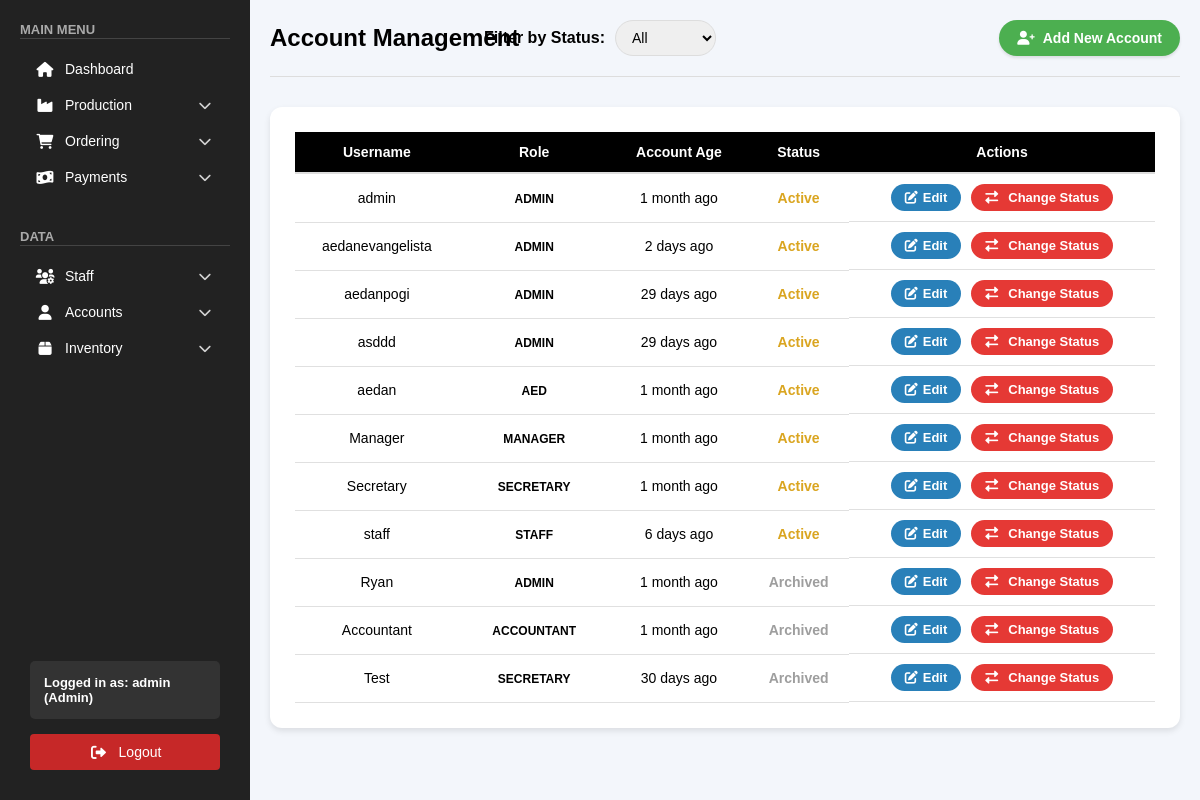
Page /public/pages/accounts.php (signed in) on the committed database.
### tables this page shows
CREATE TABLE `accounts` (
  `id` int(11) NOT NULL,
  `username` varchar(50) NOT NULL,
  `password` varchar(255) NOT NULL,
  `created_at` timestamp NOT NULL DEFAULT current_timestamp(),
  `role` varchar(255) DEFAULT NULL,
  `status` varchar(20) DEFAULT 'Active',
  `admin_session_id` varchar(255) DEFAULT NULL,
  `admin_last_login` timestamp NULL DEFAULT NULL
);

### public/pages/accounts.php (the view, shortened to what this page needs)
<?php
include "../../backend/db_connection.php";
$status_filter = $_GET['status'] ?? '';
$sql = "SELECT id, username, role, status, created_at FROM accounts";
$sql .= " ORDER BY FIELD(status, 'Active', 'Reject', 'Archived'), FIELD(role, 'Admin') DESC, role ASC, username ASC";
if (!empty($status_filter)) {
    $stmt = $conn->prepare($sql);
    $stmt->bind_param("s", $status_filter);
    $stmt->execute();
    $result = $stmt->get_result();
} else {
    $result = $conn->query($sql);
}
?>
<!DOCTYPE html>
<html lang="en">
<head>
    <link rel="stylesheet" href="/css/accounts.css">
    <link rel="stylesheet" href="/css/sidebar.css">
    <link rel="stylesheet" href="https://cdnjs.cloudflare.com/ajax/libs/font-awesome/6.0.0/css/all.min.css">
    <link rel="stylesheet" href="https://cdnjs.cloudflare.com/ajax/libs/toastr.js/latest/toastr.min.css">
    <link rel="stylesheet" href="/css/toast.css">
</head>
<body>
    <?php include '../sidebar.php'; ?>
    <div class="main-content">
        <div class="accounts-header">
            <h1>Account Management</h1>
            <div class="filter-section">
                <label for="statusFilter">Filter by Status:</label>
                <select id="statusFilter" onchange="filterByStatus()">
                    <option value="">All</option>
                </select>
            </div>
            <button onclick="openAddAccountForm()" class="add-account-btn">
                <i class="fas fa-user-plus"></i> Add New Account
            </button>
        </div>
        <div class="accounts-table-container">
            <table class="accounts-table">
                <thead>
                    <tr>
                        <th>Username</th>
                        <th>Role</th>
                        <th>Account Age</th>
                        <th>Status</th>
                        <th>Actions</th>
                    </tr>
                </thead>
                <tbody>
                    <?php if ($result && $result->num_rows > 0): ?>
                        <?php while ($row = $result->fetch_assoc()):
                            $created_at = new DateTime($row['created_at']);
                            $now = new DateTime();
                            $diff = $created_at->diff($now);
                            if ($diff->y > 0) {
                                $account_age = $diff->y . " year" . ($diff->y > 1 ? "s" : "") . " ago";
                            } elseif ($diff->m > 0) {
                                $account_age = $diff->m . " month" . ($diff->m > 1 ? "s" : "") . " ago";
                            } elseif ($diff->d > 0) {
                                $account_age = $diff->d . " day" . ($diff->d > 1 ? "s" : "") . " ago";
                            } else {
                                $account_age = "Just now";
                            }
                        ?>
                            <tr>
                                <td><?= htmlspecialchars($row['username']) ?></td>
                                <td>
                                    <?php
                                    $role = ucfirst($row['role']);
                                    echo "<span class='role-label role-$row[role]'>$role</span>";
                                    ?>
                                </td>
                                <td><?= $account_age ?></td>
                                <td class="<?= 'status-' . strtolower($row['status'] ?? 'active') ?>">
                                    <?= htmlspecialchars($row['status'] ?? 'Active') ?>
                                </td>
                                <td class="action-buttons">
                                    <button class="edit-btn" onclick="openEditAccountForm(<?= $row['id'] ?>, '<?= htmlspecialchars($row['username']) ?>', '', '<?= $row['role'] ?>')">
                                        <i class="fas fa-edit"></i> Edit
                                    </button>
                                    <button class="status-btn" onclick="openStatusModal(<?= $row['id'] ?>, '<?= htmlspecialchars($row['username']) ?>')">
                                        <i class="fas fa-exchange-alt"></i> Change Status
                                    </button>
                                </td>
                            </tr>
                        <?php endwhile; ?>
                    <?php else: ?>
                        <tr>
                            <td colspan="5" class="no-accounts">No accounts found.</td>
                        </tr>
                    <?php endif; ?>
                </tbody>
            </table>
        </div>
    </div>
</body>
</html>

### css/accounts.css (style rules this page uses)
body { font-family: Arial, sans-serif; background-color: #f3f6fb; margin: 0; box-sizing: border-box; }
.accounts-header { display: flex; justify-content: space-between; align-items: center; margin-bottom: 30px; padding-bottom: 20px; border-bottom: 1px solid #ddd; }
.accounts-header h1 { font-size: 24px; font-weight: bold; display: flex; align-items: center; gap: 12px; }
.add-account-btn { padding: 10px 18px; font-size: 14px; border: none; font-weight: bold; color: white; background-color: #4CAF50; border-radius: 20px; text-decoration: none; transition: 0.3s; display: flex; align-items: center; gap: 8px; box-shadow: 0px 2px 3px rgba(0, 0, 0, 0.1); }
.filter-section { display: flex; align-items: center; position: absolute; left: 50%; transform: translateX(-50%); }
.filter-section label { margin-right: 10px; font-weight: bold; }
.filter-section select { padding: 8px 12px; border-radius: 20px; border: 1px solid #ddd; font-size: 14px; }
.accounts-table-container { background-color: #ffffff; padding: 25px; border-radius: 12px; box-shadow: 0px 3px 6px rgba(0, 0, 0, 0.1); }
.accounts-table { width: 100%; border-collapse: collapse; font-size: 14px; }
.accounts-table th { background-color: black; color: white; font-weight: bold; padding: 12px; text-align: center; border-bottom: 2px solid #ddd; }
.accounts-table td { padding: 10px; text-align: center; border-bottom: 1px solid #e0e0e0; }
.action-buttons { display: flex; justify-content: center; gap: 10px; }
.edit-btn, .delete-btn, .status-btn { padding: 6px 14px; font-size: 13px; font-weight: 600; border-radius: 80px; text-decoration: none; transition: background-color 0.3s; display: flex; align-items: center; gap: 5px; border: none; }
.edit-btn { background-color: #2980b9; color: white; }
.status-btn { background-color: #e53935; color: white; }
.status-btn i { margin-right: 5px; }
.role-label { font-weight: bold; padding: 4px 8px; border-radius: 12px; font-size: 12px; text-transform: uppercase; }
.status-active { color: #DAA520; font-weight: bold; }
.status-archived { color: #9E9E9E; font-weight: bold; }

### css/sidebar.css (style rules this page uses)
* { margin: 0; padding: 0; box-sizing: border-box; font-family: Arial, sans-serif; text-decoration: none; }
.main-content { margin-left: 250px; padding: 20px; width: calc(100% - 250px); box-sizing: border-box; overflow-x: auto; }

### rows in the picture
accounts: username "admin", role "ADMIN", status "Active"
accounts: username "aedanevangelista", role "ADMIN", status "Active"
accounts: username "aedanpogi", role "ADMIN", status "Active"
accounts: username "asddd", role "ADMIN", status "Active"
accounts: username "aedan", role "AED", status "Active"
accounts: username "Manager", role "MANAGER", status "Active"
accounts: username "Secretary", role "SECRETARY", status "Active"
accounts: username "staff", role "STAFF", status "Active"
accounts: username "Ryan", role "ADMIN", status "Archived"
accounts: username "Accountant", role "ACCOUNTANT", status "Archived"
accounts: username "Test", role "SECRETARY", status "Archived"

### other values in the picture
$username "admin"
$role "Admin"
